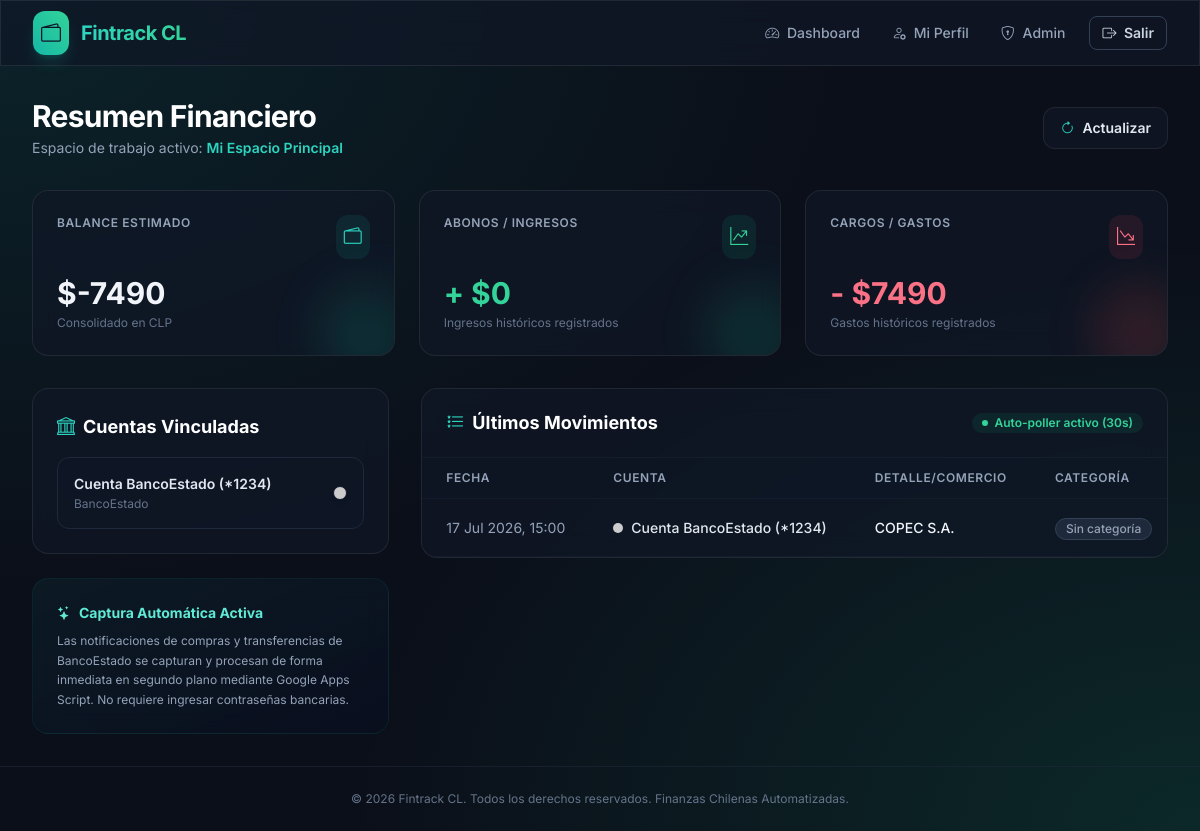
The app's page / (signed in) with its own data.
### core/models.py (models this page shows, shortened)
class Espacio(models.Model):
    nombre = models.CharField(max_length=100)  # Ej: "Finanzas Personales", "Gastos Hogar"
    administrador = models.ForeignKey(Usuario, on_delete=models.PROTECT, related_name='espacios_administrados')
    miembros = models.ManyToManyField(Usuario, related_name='espacios_compartidos')
    creado_en = models.DateTimeField(auto_now_add=True)

class CuentaFinanciera(models.Model):
    espacio = models.ForeignKey(Espacio, on_delete=models.CASCADE, related_name='cuentas')
    institucion = models.ForeignKey(InstitucionFinanciera, on_delete=models.PROTECT, related_name='cuentas')
    nombre = models.CharField(max_length=100)  # Ej: "CuentaRUT", "Tarjeta Visa", "Efectivo Bolsillo"
    identificador_conector = models.CharField(max_length=50, blank=True, null=True) # Ej: "1234" (4 dígitos tarjeta)
    es_predeterminada = models.BooleanField(default=False)
    creado_en = models.DateTimeField(auto_now_add=True)
    class Meta:
        unique_together = ('espacio', 'institucion', 'nombre')

class InstitucionFinanciera(models.Model):
    TIPO_CHOICES = [
        ('BANCO', 'Institución Bancaria Tradicional'),
        ('BILLETERA', 'Billetera Digital / Prepago'),
        ('EFECTIVO', 'Gestión de Efectivo Manual'),
        ('COOPERATIVA', 'Cooperativa de Ahorro y Crédito'),
    ]
    nombre = models.CharField(max_length=100, unique=True)  # Ej: "BancoEstado", "Tenpo", "Mercado Pago"
    tipo = models.CharField(max_length=20, choices=TIPO_CHOICES, default='BANCO')
    logo_url = models.CharField(max_length=255, blank=True, null=True)
    color_hex = models.CharField(max_length=7, default="#CCCCCC")

class Movimiento(models.Model):
    TIPO_CHOICES = [
        ('EGRESO', 'Gasto / Compra / Retiro'),
        ('INGRESO', 'Sueldo / Abono / Depósito'),
        ('TRANSFERENCIA', 'Transferencia entre Cuentas'),
        ('COMISION', 'Comisión / Interés Cobrado'),
    ]
    cuenta = models.ForeignKey(CuentaFinanciera, on_delete=models.CASCADE, related_name='movimientos')
    comercio = models.ForeignKey(Comercio, on_delete=models.SET_NULL, null=True, blank=True, related_name='movimientos')
    comercio_raw = models.CharField(max_length=255)  # Texto original extraído del correo
    categoria = models.ForeignKey(Categoria, on_delete=models.SET_NULL, null=True, blank=True, related_name='movimientos')
    fecha_transaccion = models.DateTimeField()
    monto_original = models.DecimalField(max_digits=15, decimal_places=4)
    moneda_original = models.ForeignKey(Moneda, on_delete=models.PROTECT, related_name='movimientos_originales')
    monto_clp = models.IntegerField()  # Monto normalizado para reportes unificados locales
    tipo_cambio = models.DecimalField(max_digits=10, decimal_places=4, default=1.0000)  # Auditoría cambiaria
    tipo = models.CharField(max_length=20, choices=TIPO_CHOICES, default='EGRESO')
    raw_text = models.TextField(blank=True, null=True)  # Cuerpo completo del mail para auditorías
    conector_origen = models.CharField(max_length=50, default="gmail_bancoestado_v1") # Conector versionado
    gmail_message_id = models.CharField(max_length=64, unique=True, editable=False)  # Idempotencia absoluta
    creado_en = models.DateTimeField(auto_now_add=True)
    class Meta:
        ordering = ['-fecha_transaccion']

### core/views.py (the view)
# urls.py: path('', dashboard_view, name='dashboard'),
@login_required(login_url='/login/')
def dashboard_view(request):
    user = request.user
    espacio = Espacio.objects.filter(Q(administrador=user) | Q(miembros=user)).first()
    if not espacio:
        espacio = Espacio.objects.create(nombre="Mi Espacio Principal", administrador=user)
    cuentas = CuentaFinanciera.objects.filter(espacio=espacio)
    movimientos = Movimiento.objects.filter(cuenta__espacio=espacio).select_related(
        'cuenta', 'comercio', 'categoria'
    )[:15]
    total_egresos = sum(
        mov.monto_clp for mov in Movimiento.objects.filter(
            cuenta__espacio=espacio, tipo='EGRESO'
        )
    )
    total_ingresos = sum(
        mov.monto_clp for mov in Movimiento.objects.filter(
            cuenta__espacio=espacio, tipo='INGRESO'
        )
    )
    context = {
        'espacio': espacio,
        'cuentas': cuentas,
        'movimientos': movimientos,
        'balance': total_ingresos - total_egresos,
        'ingresos': total_ingresos,
        'egresos': total_egresos,
    }
    if request.headers.get('HX-Request'):
        return render(request, 'core/htmx_movimientos_list.html', context)
    return render(request, 'core/dashboard.html', context)

### core/templates/core/dashboard.html (shortened to what this page needs)
{% extends 'base.html' %}
{% block content %}
<div class="space-y-8">
    <div class="flex flex-col md:flex-row justify-between items-start md:items-center gap-4">
        <div>
            <h1 class="text-3xl font-bold tracking-tight text-white">Resumen Financiero</h1>
            <p class="text-sm text-slate-400 mt-1">Espacio de trabajo activo: <span class="text-teal-400 font-semibold">{{ espacio.nombre }}</span></p>
        </div>
        <button
            hx-get="{% url 'dashboard' %}"
            hx-target="#movimientos-tbody"
            class="glass hover:bg-slate-800 text-slate-200 text-sm font-semibold px-4 py-2.5 rounded-xl flex items-center gap-2 hover:scale-[1.01] active:scale-[0.99] transition-all"
        >
            <i class="bi bi-arrow-clockwise text-teal-400"></i>
            Actualizar
        </button>
    </div>
    <div class="grid grid-cols-1 md:grid-cols-3 gap-6">
        <div class="glass p-6 rounded-2xl relative overflow-hidden group hover:border-slate-700/60 transition-all duration-300">
            <div class="absolute -right-6 -bottom-6 w-24 h-24 bg-gradient-to-tr from-teal-500/20 to-emerald-500/10 rounded-full blur-xl group-hover:scale-125 transition-transform duration-500"></div>
            <div class="flex justify-between items-start">
                <span class="text-xs font-semibold text-slate-400 uppercase tracking-wider">Balance Estimado</span>
                <span class="p-2 rounded-xl bg-teal-500/10 text-teal-400"><i class="bi bi-wallet2 text-lg"></i></span>
            </div>
            <div class="mt-4">
                <h3 class="text-3xl font-bold text-slate-100">${{ balance }}</h3>
                <p class="text-xs text-slate-500 mt-1">Consolidado en CLP</p>
            </div>
        </div>
        <div class="glass p-6 rounded-2xl relative overflow-hidden group hover:border-slate-700/60 transition-all duration-300">
            <div class="absolute -right-6 -bottom-6 w-24 h-24 bg-gradient-to-tr from-emerald-500/20 to-teal-500/10 rounded-full blur-xl group-hover:scale-125 transition-transform duration-500"></div>
            <div class="flex justify-between items-start">
                <span class="text-xs font-semibold text-slate-400 uppercase tracking-wider">Abonos / Ingresos</span>
                <span class="p-2 rounded-xl bg-emerald-500/10 text-emerald-400"><i class="bi bi-graph-up-arrow text-lg"></i></span>
            </div>
            <div class="mt-4">
                <h3 class="text-3xl font-bold text-emerald-400">+ ${{ ingresos }}</h3>
                <p class="text-xs text-slate-500 mt-1">Ingresos históricos registrados</p>
            </div>
        </div>
        <div class="glass p-6 rounded-2xl relative overflow-hidden group hover:border-slate-700/60 transition-all duration-300">
            <div class="absolute -right-6 -bottom-6 w-24 h-24 bg-gradient-to-tr from-rose-500/20 to-orange-500/10 rounded-full blur-xl group-hover:scale-125 transition-transform duration-500"></div>
            <div class="flex justify-between items-start">
                <span class="text-xs font-semibold text-slate-400 uppercase tracking-wider">Cargos / Gastos</span>
                <span class="p-2 rounded-xl bg-rose-500/10 text-rose-400"><i class="bi bi-graph-down-arrow text-lg"></i></span>
            </div>
            <div class="mt-4">
                <h3 class="text-3xl font-bold text-rose-400">- ${{ egresos }}</h3>
                <p class="text-xs text-slate-500 mt-1">Gastos históricos registrados</p>
            </div>
        </div>
    </div>
    <div class="grid grid-cols-1 lg:grid-cols-3 gap-8">
        <div class="lg:col-span-1 space-y-6">
            <div class="glass p-6 rounded-2xl">
                <h2 class="text-lg font-bold text-white mb-4 flex items-center gap-2">
                    <i class="bi bi-bank text-teal-400"></i>
                    Cuentas Vinculadas
                </h2>
                <div class="space-y-4">
                    {% for cuenta in cuentas %}
                    <div class="p-4 rounded-xl bg-slate-900/40 border border-slate-800 hover:border-slate-700/80 transition-all flex items-center justify-between">
                        <div>
                            <p class="text-sm font-semibold text-slate-200">{{ cuenta.nombre }}</p>
                            <p class="text-xs text-slate-500 mt-0.5">{{ cuenta.institucion.nombre }}</p>
                        </div>
                        <span
                            class="inline-flex w-3.5 h-3.5 rounded-full border border-slate-900 shadow-md"
                            style="background-color: {{ cuenta.institucion.color_hex }};"
                            title="{{ cuenta.institucion.nombre }}"
                        ></span>
                    </div>
                    {% empty %}
                    <p class="text-sm text-slate-500 py-4 text-center">No hay cuentas asociadas a este espacio.</p>
                    {% endfor %}
                </div>
            </div>
            <div class="glass p-6 rounded-2xl bg-gradient-to-br from-teal-950/20 to-slate-950/40 border-teal-500/10">
                <h3 class="text-sm font-bold text-teal-300 mb-2 flex items-center gap-2">
                    <i class="bi bi-stars"></i> Captura Automática Activa
                </h3>
                <p class="text-xs text-slate-400 leading-relaxed">
                    Las notificaciones de compras y transferencias de BancoEstado se capturan y procesan de forma inmediata en segundo plano mediante Google Apps Script. No requiere ingresar contraseñas bancarias.
                </p>
            </div>
        </div>
        <div class="lg:col-span-2">
            <div class="glass rounded-2xl overflow-hidden">
                <div class="px-6 py-5 border-b border-slate-800/40 flex justify-between items-center">
                    <h2 class="text-lg font-bold text-white flex items-center gap-2">
                        <i class="bi bi-list-stars text-teal-400"></i>
                        Últimos Movimientos
                    </h2>
                    <span class="inline-flex items-center gap-1.5 px-2.5 py-0.5 rounded-full text-xs font-semibold bg-emerald-500/10 text-emerald-400">
                        <span class="w-1.5 h-1.5 rounded-full bg-emerald-400 animate-pulse"></span>
                        Auto-poller activo (30s)
                    </span>
                </div>
                <div class="overflow-x-auto">
                    <table class="min-w-full divide-y divide-slate-800/40">
                        <thead class="bg-slate-900/30">
                            <tr>
                                <th scope="col" class="px-6 py-3 text-left text-xs font-semibold text-slate-400 uppercase tracking-wider">Fecha</th>
                                <th scope="col" class="px-6 py-3 text-left text-xs font-semibold text-slate-400 uppercase tracking-wider">Cuenta</th>
                                <th scope="col" class="px-6 py-3 text-left text-xs font-semibold text-slate-400 uppercase tracking-wider">Detalle/Comercio</th>
                                <th scope="col" class="px-6 py-3 text-left text-xs font-semibold text-slate-400 uppercase tracking-wider">Categoría</th>
                            </tr>
                        </thead>
                        <tbody
                            id="movimientos-tbody"
                            class="divide-y divide-slate-800/20"
                            hx-get="{% url 'dashboard' %}"
                            hx-trigger="every 30s"
                            hx-target="this"
                        >
                            {% include 'core/htmx_movimientos_list.html' %}
                        </tbody>
                    </table>
                </div>
            </div>
        </div>
    </div>
</div>
{% endblock %}

### core/templates/base.html (shortened to what this page needs)
<!DOCTYPE html>
<html lang="es">
<head>
    <script src="https://cdn.tailwindcss.com"></script>
    <link rel="stylesheet" href="https://cdn.jsdelivr.net/npm/bootstrap-icons@1.11.3/font/bootstrap-icons.min.css">
</head>
<body class="text-slate-100 min-h-screen flex flex-col">
    <header class="glass sticky top-0 z-50 transition-all duration-300">
        <div class="max-w-7xl mx-auto px-4 sm:px-6 lg:px-8 h-16 flex items-center justify-between">
            <div class="flex items-center gap-3">
                <div class="bg-gradient-to-tr from-teal-500 to-emerald-400 p-2 rounded-xl shadow-lg shadow-teal-500/20">
                    <i class="bi bi-wallet2 text-xl text-slate-900 font-bold"></i>
                </div>
                <span class="text-xl font-bold bg-gradient-to-r from-teal-400 to-emerald-400 bg-clip-text text-transparent tracking-tight">Fintrack CL</span>
            </div>
            <nav class="flex items-center gap-2">
                {% if user.is_authenticated %}
                <a href="{% url 'dashboard' %}" class="text-sm font-medium text-slate-400 hover:text-white px-3 py-1.5 rounded-lg hover:bg-white/5 transition-all">
                    <i class="bi bi-speedometer2 mr-1"></i> Dashboard
                </a>
                <a href="{% url 'perfil' %}" class="text-sm font-medium text-slate-400 hover:text-white px-3 py-1.5 rounded-lg hover:bg-white/5 transition-all">
                    <i class="bi bi-person-gear mr-1"></i> Mi Perfil
                </a>
                <a href="/admin/" class="text-sm font-medium text-slate-400 hover:text-white px-3 py-1.5 rounded-lg hover:bg-white/5 transition-all">
                    <i class="bi bi-shield-lock mr-1"></i> Admin
                </a>
                <a href="{% url 'logout' %}" class="text-sm font-semibold text-slate-300 hover:text-white px-3 py-1.5 rounded-lg border border-slate-700 hover:border-slate-600 hover:bg-white/5 transition-all ml-1">
                    <i class="bi bi-box-arrow-right mr-1"></i> Salir
                </a>
                {% else %}
                <a href="{% url 'login' %}" class="bg-gradient-to-r from-teal-500 to-emerald-500 text-slate-950 font-bold px-4 py-2 rounded-xl text-sm hover:shadow-lg hover:shadow-teal-500/30 hover:scale-[1.02] active:scale-[0.98] transition-all">
                    Iniciar Sesión
                </a>
                {% endif %}
            </nav>
        </div>
    </header>
    <main class="flex-1 max-w-7xl w-full mx-auto px-4 sm:px-6 lg:px-8 py-8">
        {% block content %}{% endblock %}
    </main>
    <footer class="border-t border-slate-800/60 py-6 text-center text-xs text-slate-500">
        <p>&copy; 2026 Fintrack CL. Todos los derechos reservados. Finanzas Chilenas Automatizadas.</p>
    </footer>
</body>
</html>

### core/templates/core/htmx_movimientos_list.html (shortened to what this page needs)
{% for mov in movimientos %}
<tr class="border-b border-slate-800/40 hover:bg-slate-800/20 transition-colors">
    <td class="px-6 py-4 whitespace-nowrap text-sm text-slate-400">
        {{ mov.fecha_transaccion|date:"d M Y, H:i" }}
    </td>
    <td class="px-6 py-4 whitespace-nowrap">
        <div class="flex items-center gap-2">
            <span class="inline-flex items-center justify-center w-2.5 h-2.5 rounded-full" style="background-color: {{ mov.cuenta.institucion.color_hex }};"></span>
            <span class="text-sm font-medium text-slate-200">{{ mov.cuenta.nombre }}</span>
        </div>
    </td>
    <td class="px-6 py-4 whitespace-nowrap text-sm text-slate-100 font-medium">
        {{ mov.comercio_raw }}
    </td>
    <td class="px-6 py-4 whitespace-nowrap">
        {% if mov.categoria %}
        <span class="inline-flex items-center gap-1 px-2.5 py-0.5 rounded-full text-xs font-medium text-slate-200" style="background-color: {{ mov.categoria.color_hex }}44; border: 1px solid {{ mov.categoria.color_hex }}66;">
            <i class="bi {{ mov.categoria.icono }} text-xs"></i>
            {{ mov.categoria.nombre }}
        </span>
        {% else %}
        <span class="inline-flex items-center px-2.5 py-0.5 rounded-full text-xs font-medium bg-slate-800 text-slate-400 border border-slate-700">
            Sin categoría
        </span>
        {% endif %}
    </td>
</tr>
{% endfor %}

### records on screen
Espacio: nombre "Mi Espacio Principal"
CuentaFinanciera: nombre "Cuenta BancoEstado (*1234)", institucion.nombre "BancoEstado"
Movimiento: fecha_transaccion "17 Jul 2026, 15:00", cuenta.nombre "Cuenta BancoEstado (*1234)", comercio_raw "COPEC S.A.", shows "Sin categoría"

### other values on screen
{{ balance }} "-7490"
{{ ingresos }} "0"
{{ egresos }} "7490"
